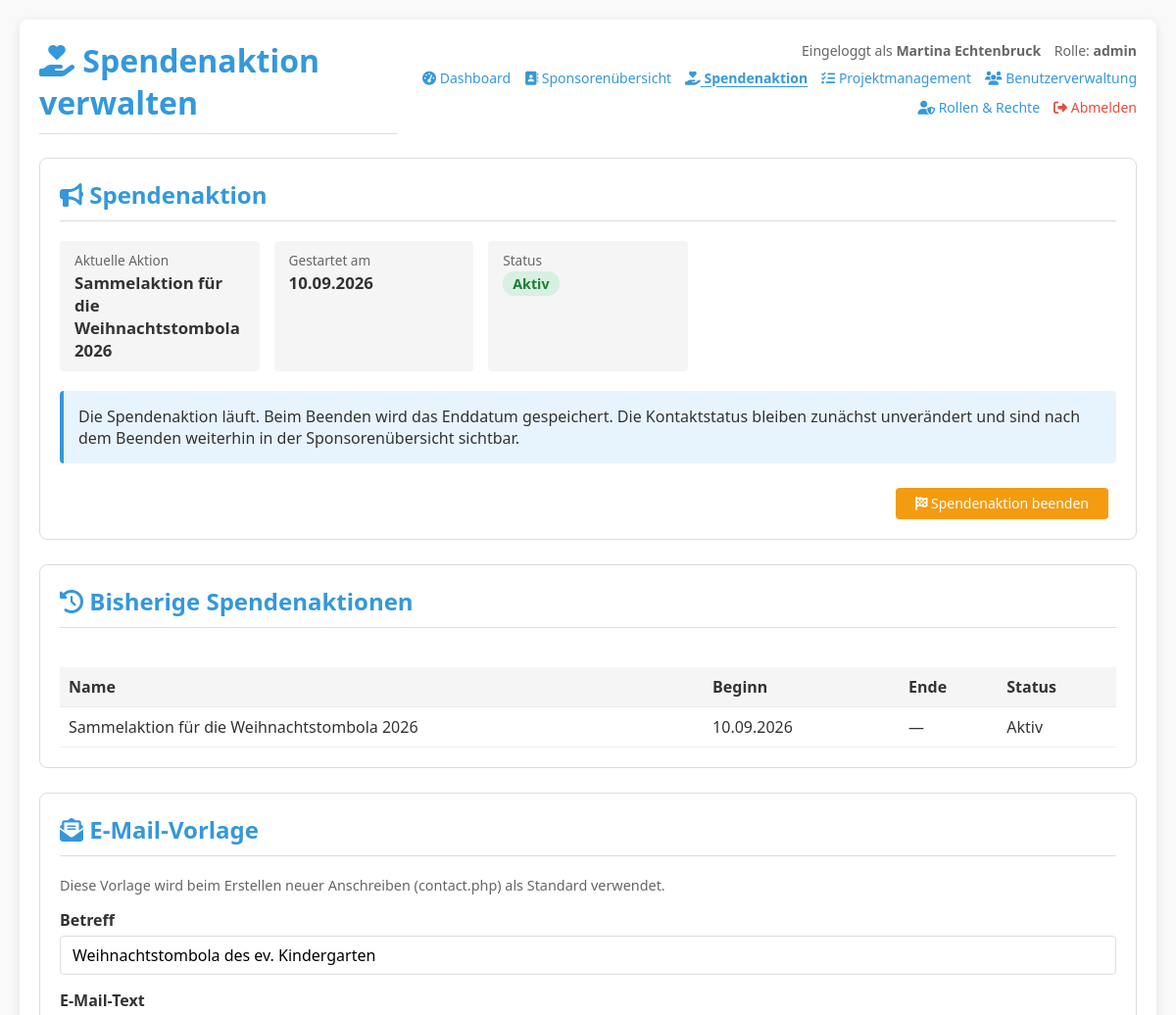
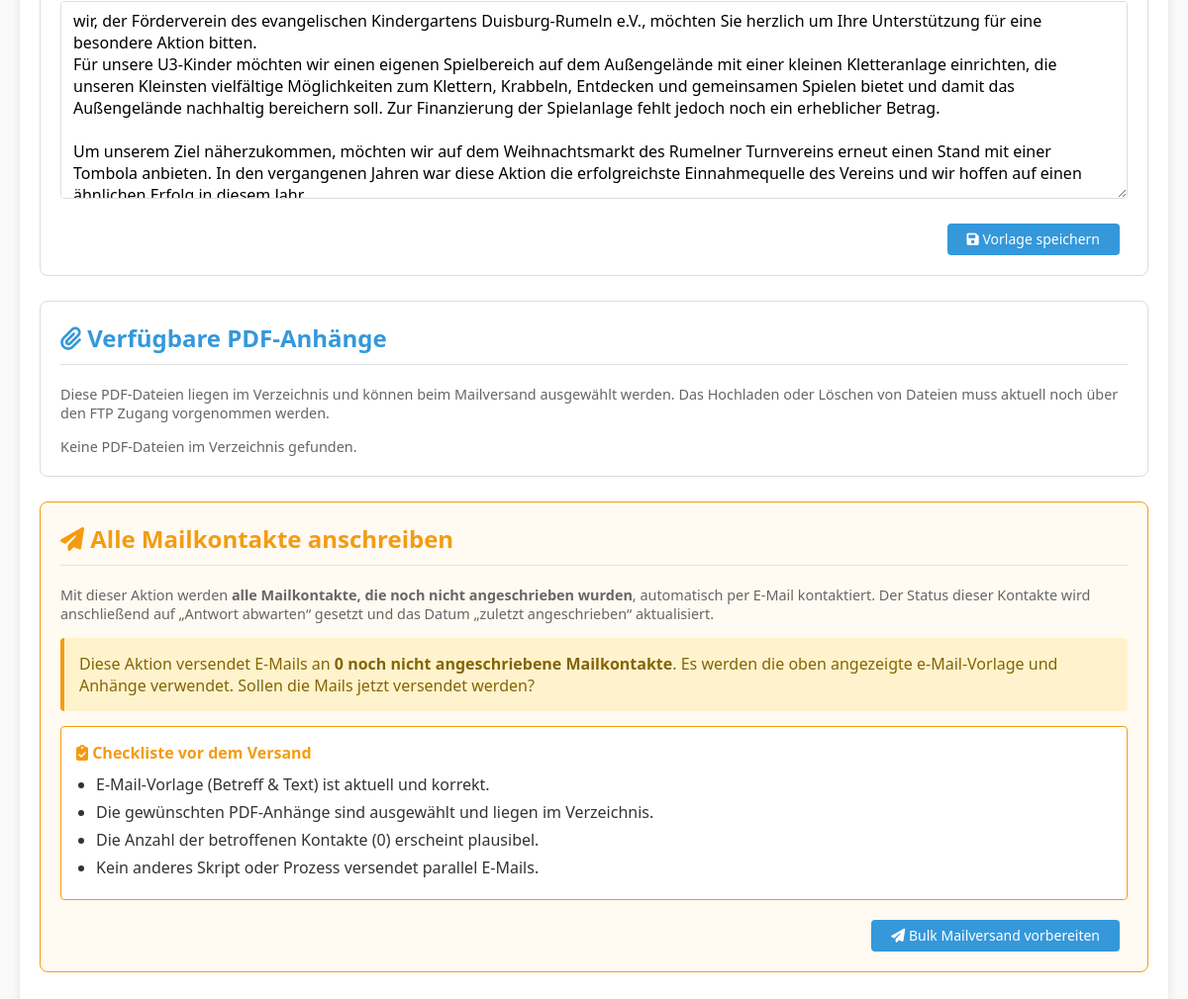
/edit_fundraising.php (signed in), run on the app's committed database (2 pictures, top to bottom).
### tables this page shows
CREATE TABLE `roles` (
  `id` int NOT NULL,
  `role_name` varchar(50) NOT NULL,
  `description` text,
  `created_at` timestamp NULL DEFAULT CURRENT_TIMESTAMP
);

CREATE TABLE `fundraising_campaigns` (
  `id` int UNSIGNED NOT NULL,
  `name` varchar(150) NOT NULL,
  `started_at` datetime NOT NULL DEFAULT CURRENT_TIMESTAMP,
  `ended_at` datetime DEFAULT NULL,
  `started_by` int DEFAULT NULL,
  `ended_by` int DEFAULT NULL,
  `created_at` timestamp NOT NULL DEFAULT CURRENT_TIMESTAMP
);

### edit_fundraising.php (called while the page is built, shortened)
<?php
require __DIR__ . '/app/Modules/Spendenaktionen/Pages/edit_fundraising.php';

### app/Core/Auth.php (called while the page is built, shortened)
<?php
function hasPermission($permission_name) {
    return isset($_SESSION['permissions']) && in_array($permission_name, $_SESSION['permissions'], true);
}
function getUserRole() {
    $database = new Database();
    $conn = $database->getConnection();
    $stmt = $conn->prepare("
        SELECT r.role_name
        FROM users u
        JOIN user_roles ur ON u.id = ur.user_id
        JOIN roles r ON ur.role_id = r.id
        WHERE u.id = ?
        LIMIT 1
    ");
    $stmt->execute([$_SESSION['user_id']]);
    return $stmt->fetchColumn();
}
?>

### config/navigation.php (called while the page is built)
<?php
return [
    [
        'label' => 'Dashboard',
        'url' => 'dashboard.php',
        'icon' => 'fas fa-gauge-high',
        'permission' => null,
    ],
    [
        'label' => 'Sponsorenübersicht',
        'url' => 'index.php',
        'icon' => 'fas fa-address-book',
        'permission' => 'view_contacts',
    ],
    [
        'label' => 'Spendenaktion',
        'url' => 'edit_fundraising.php',
        'icon' => 'fas fa-hand-holding-heart',
        'permission' => 'edit_fundraising',
    ],
    [
        'label' => 'Projektmanagement',
        'url' => 'projects.php',
        'icon' => 'fas fa-list-check',
        'permission' => 'ProjectManagement',
    ],
    [
        'label' => 'Benutzerverwaltung',
        'url' => 'users.php',
        'icon' => 'fas fa-users',
        'permission' => 'manage_users',
    ],
    [
        'label' => 'Rollen & Rechte',
        'url' => 'role_permissions.php',
        'icon' => 'fas fa-user-shield',
        'permission' => 'manage_users',
    ],
];

### app/Modules/Spendenaktionen/Pages/edit_fundraising.php (the view, shortened to what this page needs)
<?php
$appRoot = dirname(__DIR__, 4);
require_once $appRoot . '/auth.php';
$currentFundraising = null;
$campaignHistory = [];
$pendingMailContacts = 0;
try {
    $database = new Database();
    $conn = $database->getConnection();
    $conn->setAttribute(PDO::ATTR_ERRMODE, PDO::ERRMODE_EXCEPTION);
    $activeCampaignStmt = $conn->query("SELECT id, name, started_at, ended_at FROM fundraising_campaigns WHERE ended_at IS NULL ORDER BY started_at DESC, id DESC LIMIT 1");
    $currentFundraising = $activeCampaignStmt->fetch(PDO::FETCH_ASSOC) ?: null;
    $campaignHistory = $conn->query("SELECT id, name, started_at, ended_at FROM fundraising_campaigns ORDER BY started_at DESC, id DESC LIMIT 10")->fetchAll(PDO::FETCH_ASSOC);
    $stmt = $conn->prepare("
        SELECT COUNT(*) FROM contacts
        WHERE typ = 'Mail'
          AND (status IS NULL OR status = '')
    ");
    $stmt->execute();
    $pendingMailContacts = (int)$stmt->fetchColumn();
    $stmt = $conn->prepare("SELECT betreff, mailtext FROM email_templates WHERE is_default = TRUE LIMIT 1");
    $stmt->execute();
    $template = $stmt->fetch(PDO::FETCH_ASSOC);
} catch (Exception $e) {
    $template = false;
}
$betreff = $template['betreff'] ?? 'Spendenanfrage für den Förderverein';
$text    = $template['mailtext'] ?? "Sehr geehrte Damen und Herren,\n\n" .
    "wir wenden uns heute mit einer Bitte an Sie: Unterstützen Sie unsere aktuelle Spendenaktion " .
    "für den Förderverein der Ev. KiTa Garumeln.\n\n" .
    "Jede Spende – ob groß oder klein – hilft uns, die Einrichtung für die Kinder noch schöner zu gestalten.\n\n" .
    "Mit freundlichen Grüßen\nIhr Förderverein";
$pdfFiles = [];
sort($pdfFiles);
?>
<!DOCTYPE html>
<html lang="de">
<head>
    <link rel="stylesheet" href="styles.css">
    <link rel="stylesheet" href="https://cdnjs.cloudflare.com/ajax/libs/font-awesome/6.4.0/css/all.min.css">
    <link rel="stylesheet" href="includes/navigation.css">
</head>
<body>
    <div class="container">
        <header class="app-page-header">
            <h1><i class="fas fa-hand-holding-heart"></i> Spendenaktion verwalten</h1>
            <?php require $appRoot . '/includes/navigation.php'; ?>
        </header>
        <div class="fundraising-card">
            <h2><i class="fas fa-bullhorn"></i> Spendenaktion</h2>
            <?php if ($currentFundraising): ?>
                <div class="meta-grid">
                    <div class="meta-item"><div class="label">Aktuelle Aktion</div><div class="value"><?php echo htmlspecialchars($currentFundraising['name']); ?></div></div>
                    <div class="meta-item"><div class="label">Gestartet am</div><div class="value"><?php echo htmlspecialchars(date('d.m.Y', strtotime($currentFundraising['started_at']))); ?></div></div>
                    <div class="meta-item"><div class="label">Status</div><div class="value"><span class="status-badge active">Aktiv</span></div></div>
                </div>
                <div class="info-box" style="margin-top:20px;">Die Spendenaktion läuft. Beim Beenden wird das Enddatum gespeichert. Die Kontaktstatus bleiben zunächst unverändert und sind nach dem Beenden weiterhin in der Sponsorenübersicht sichtbar.</div>
                <div class="actions" style="margin-top:16px"><button type="button" class="btn btn-warning" id="endFundraisingBtn"><i class="fas fa-flag-checkered"></i> &nbsp;Spendenaktion beenden</button></div>
            <?php endif; ?>
        </div>
        <?php if (!empty($campaignHistory)): ?>
        <div class="fundraising-card">
            <h2><i class="fas fa-clock-rotate-left"></i> Bisherige Spendenaktionen</h2>
            <div style="overflow-x:auto"><table style="width:100%;border-collapse:collapse"><thead><tr><th style="text-align:left;padding:9px;border-bottom:1px solid #e4e9ed">Name</th><th style="text-align:left;padding:9px;border-bottom:1px solid #e4e9ed">Beginn</th><th style="text-align:left;padding:9px;border-bottom:1px solid #e4e9ed">Ende</th><th style="text-align:left;padding:9px;border-bottom:1px solid #e4e9ed">Status</th></tr></thead><tbody>
            <?php foreach ($campaignHistory as $campaign): ?>
                <tr><td style="padding:9px;border-bottom:1px solid #edf0f2"><?php echo htmlspecialchars($campaign['name']); ?></td><td style="padding:9px;border-bottom:1px solid #edf0f2"><?php echo htmlspecialchars(date('d.m.Y', strtotime($campaign['started_at']))); ?></td><td style="padding:9px;border-bottom:1px solid #edf0f2"><?php echo $campaign['ended_at'] ? htmlspecialchars(date('d.m.Y', strtotime($campaign['ended_at']))) : '—'; ?></td><td style="padding:9px;border-bottom:1px solid #edf0f2"><?php echo $campaign['ended_at'] ? 'Beendet' : 'Aktiv'; ?></td></tr>
            <?php endforeach; ?>
            </tbody></table></div>
        </div>
        <?php endif; ?>
        <div class="fundraising-card">
            <h2><i class="fas fa-envelope-open-text"></i> E-Mail-Vorlage</h2>
            <p class="section-description">
                Diese Vorlage wird beim Erstellen neuer Anschreiben (contact.php) als Standard verwendet.
            </p>
            <form>
                <div class="form-group" style="margin-bottom: 15px;">
                    <label for="betreff">Betreff</label>
                    <input type="text" id="betreff" class="form-control"
                           value="<?php echo htmlspecialchars($betreff); ?>">
                </div>
                <div class="form-group" style="margin-bottom: 15px;">
                    <label for="mailtext">E-Mail-Text</label>
                    <textarea id="mailtext" class="form-control"><?php echo htmlspecialchars($text); ?></textarea>
                </div>
                <div class="actions">
                    <button type="submit" class="btn btn-primary" disabled>
                        <i class="fas fa-save"></i> &nbsp;Vorlage speichern
                    </button>
                </div>
            </form>
        </div>
        <div class="fundraising-card">
            <h2><i class="fas fa-paperclip"></i> Verf&uuml;gbare PDF-Anh&auml;nge</h2>
            <p class="section-description">
                Diese PDF-Dateien liegen im Verzeichnis und k&ouml;nnen beim Mailversand ausgew&auml;hlt werden.
                Das Hochladen oder L&ouml;schen von Dateien muss aktuell noch &uuml;ber den FTP Zugang vorgenommen werden.
            </p>
            <?php if (!empty($pdfFiles)): ?>
                <div class="pdf-list">
                    <?php foreach ($pdfFiles as $pdfFile): ?>
                        <div class="pdf-item">
                            <div class="name">
                                <i class="fas fa-file-pdf"></i>
                                <?php echo htmlspecialchars($pdfFile); ?>
                            </div>
                            <div class="size">
                                <?php echo round(filesize($pdfFile) / 1024, 2); ?> KB
                            </div>
                        </div>
                    <?php endforeach; ?>
                </div>
            <?php else: ?>
                <div class="info-text">Keine PDF-Dateien im Verzeichnis gefunden.</div>
            <?php endif; ?>
        </div>
        <div class="warning-zone">
            <h2><i class="fas fa-paper-plane"></i> Alle Mailkontakte anschreiben</h2>
            <p class="section-description">
                Mit dieser Aktion werden <strong>alle Mailkontakte, die noch nicht angeschrieben wurden</strong>,
                automatisch per E-Mail kontaktiert. Der Status dieser Kontakte wird anschlie&szlig;end auf
                &bdquo;Antwort abwarten&ldquo; gesetzt und das Datum &bdquo;zuletzt angeschrieben&ldquo; aktualisiert.
            </p>
            <div class="warning-box">
                Diese Aktion versendet E-Mails an <strong><?php echo (int)$pendingMailContacts; ?> noch nicht angeschriebene
                Mailkontakte</strong>. Es werden die oben angezeigte e-Mail-Vorlage und Anh&auml;nge verwendet. Sollen die
                Mails jetzt versendet werden?
            </div>
            <div class="preflight-checklist">
                <h4><i class="fas fa-clipboard-check"></i> Checkliste vor dem Versand</h4>
                <ul>
                    <li>E-Mail-Vorlage (Betreff &amp; Text) ist aktuell und korrekt.</li>
                    <li>Die gew&uuml;nschten PDF-Anh&auml;nge sind ausgew&auml;hlt und liegen im Verzeichnis.</li>
                    <li>Die Anzahl der betroffenen Kontakte (<?php echo (int)$pendingMailContacts; ?>) erscheint plausibel.</li>
                    <li>Kein anderes Skript oder Prozess versendet parallel E-Mails.</li>
                </ul>
            </div>
            <div class="actions">
                <button type="button" class="btn btn-primary" id="prepareBulkMailBtn">
                    <i class="fas fa-paper-plane"></i> &nbsp;Bulk Mailversand vorbereiten
                </button>
            </div>
        </div>
    </div>
</body>
</html>

### includes/navigation.php
<?php
$navigationItems = require __DIR__ . '/../config/navigation.php';
$currentPage = basename(parse_url($_SERVER['SCRIPT_NAME'] ?? '', PHP_URL_PATH) ?: '');
$currentUserName = $_SESSION['full_name'] ?? $_SESSION['username'] ?? 'Benutzer';
$currentUserRole = getUserRole();
?>
<div class="app-navigation" aria-label="Hauptnavigation">
    <div class="app-navigation-user">
        <span>Eingeloggt als <strong><?= htmlspecialchars((string) $currentUserName, ENT_QUOTES, 'UTF-8') ?></strong></span>
        <?php if ($currentUserRole !== null && $currentUserRole !== false && $currentUserRole !== ''): ?>
            <span class="app-navigation-role">Rolle: <strong><?= htmlspecialchars((string) $currentUserRole, ENT_QUOTES, 'UTF-8') ?></strong></span>
        <?php endif; ?>
    </div>
    <nav class="app-navigation-links" aria-label="Bereiche">
        <?php foreach ($navigationItems as $item): ?>
            <?php if (!isset($item['permission']) || $item['permission'] === null || hasPermission($item['permission'])): ?>
                <?php $isCurrentPage = $currentPage === basename($item['url']); ?>
                <a href="<?= htmlspecialchars($item['url'], ENT_QUOTES, 'UTF-8') ?>"<?= $isCurrentPage ? ' class="is-active" aria-current="page"' : '' ?>>
                    <i class="<?= htmlspecialchars($item['icon'], ENT_QUOTES, 'UTF-8') ?>" aria-hidden="true"></i>
                    <?= htmlspecialchars($item['label'], ENT_QUOTES, 'UTF-8') ?>
                </a>
            <?php endif; ?>
        <?php endforeach; ?>
        <a class="app-navigation-logout" href="logout.php">
            <i class="fas fa-sign-out-alt" aria-hidden="true"></i> Abmelden
        </a>
    </nav>
</div>

### styles.css (style rules this page uses)
:root { --primary-color: #3498db; --success-color: #2ecc71; --warning-color: #f39c12; --danger-color: #e74c3c; --light-gray: #f5f5f5; --border-color: #ddd; --button-gray: #6c757d; }
* { box-sizing: border-box; }
body { font-family: 'Segoe UI', Tahoma, Geneva, Verdana, sans-serif; margin: 0; padding: 20px; background-color: #f9f9f9; color: #333; }
.container { max-width: 1400px; margin: 0 auto; background-color: white; border-radius: 8px; box-shadow: 0 2px 10px rgba(0,0,0,0.1); padding: 20px; }
h1 { color: var(--primary-color); margin-top: 0; border-bottom: 1px solid var(--border-color); padding-bottom: 10px; }
table { width: 100%; border-collapse: collapse; margin-top: 20px; }
th, td { padding: 12px 15px; text-align: left; border-bottom: 1px solid var(--border-color); }
th { background-color: var(--light-gray); font-weight: 600; }
th:nth-child(2) { width: 200px; min-width: 200px; }
.btn { padding: 6px 10px; border: none; border-radius: 4px; cursor: pointer; font-size: 14px; margin-right: 8px; transition: all 0.2s; background-color: var(--button-gray); color: white; width: 32px; height: 32px; display: inline-flex; align-items: center; justify-content: center; text-decoration: none; }
.btn-primary { background-color: var(--primary-color); padding: 10px 20px; width: auto; }
.form-group { flex: 1; min-width: 200px; }
.form-group label { display: block; margin-bottom: 5px; font-weight: 600; }
.form-control { width: 100%; padding: 8px 12px; border: 1px solid var(--border-color); border-radius: 4px; box-sizing: border-box; font-family: inherit; }
.info-text { font-size: 0.9em; color: #666; margin-top: 5px; }
html { -webkit-text-size-adjust: 100%; text-size-adjust: 100%; }
input, select, textarea, button { font: inherit; }
button, input[type="button"], input[type="submit"], .btn, .button { touch-action: manipulation; }

### includes/navigation.css (style rules this page uses)
.app-navigation { text-align: right; font-size: 14px; line-height: 1.7; }
.app-navigation-user { color: #666; margin-bottom: 4px; }
.app-navigation-role { margin-left: 10px; }
.app-navigation-links { display: flex; justify-content: flex-end; align-items: center; flex-wrap: wrap; gap: 6px 14px; }
.app-navigation-links a { color: var(--primary-color); text-decoration: none; white-space: nowrap; }
.app-navigation-links a.is-active { font-weight: 700; text-decoration: underline; text-underline-offset: 3px; }
.app-navigation-links .app-navigation-logout { color: var(--danger-color); }
.app-page-header { display: grid; grid-template-columns: minmax(220px, 1fr) minmax(0, 2fr); align-items: start; gap: 24px; margin-bottom: 24px; }
.app-page-header > h1 { min-width: 0; margin-top: 0; margin-bottom: 0; }
.app-page-header > .app-navigation { width: 100%; min-width: 0; }

### data on the page
roles: role_name "admin"
fundraising_campaigns: name "Sammelaktion für die Weihnachtstombola 2026", started_at "10.09.2026", shows "Aktiv"

### other printed values
$currentUserName "Martina Echtenbruck"
$item['label'] "Dashboard"
$item['label'] "Sponsorenübersicht"
$item['label'] "Spendenaktion"
$item['label'] "Projektmanagement"
$item['label'] "Benutzerverwaltung"
$item['label'] "Rollen & Rechte"
$pendingMailContacts "0"
